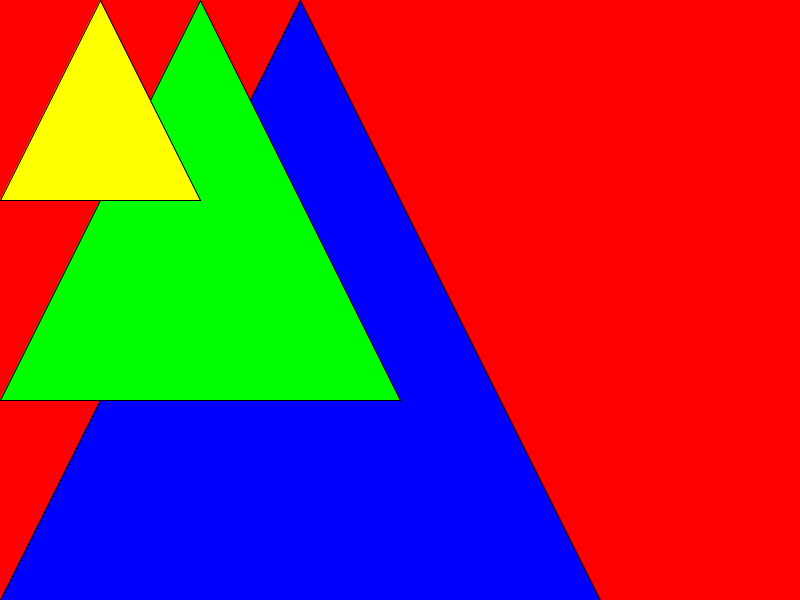
Frame 1 (no input)
Frame 60 (the mouse pressed at the canvas centre just before this capture): identical to frame 1, image omitted
Frame 120 (the mouse held since frame 60 and released just before this capture): identical to frame 1, image omitted

The Processing sketch that drew this single still picture (run headless with seeded random() and noise(); from frame 60 on, the mouse is pressed at the canvas centre):

// Processing sketch: Areas
// ── Areas.pde
Triangulo triangulo1;
Triangulo triangulo2;
Triangulo triangulo3;

void setup(){
  size(800, 600);
  
  triangulo1 = new Triangulo(color(0,0,255), color(255, 255, 0), 600);
  triangulo2 = new Triangulo(color(0,255,0), color(255, 0, 255), 400);
  triangulo3 = new Triangulo(color(255,255,0), color(0, 0, 255), 200);
}

void draw(){
  background(255, 0, 0);
  triangulo1.draw();
  triangulo2.draw();
  triangulo3.draw();
}

void mouseMoved(){
  triangulo1.mouseMoved();
  triangulo2.mouseMoved();
  triangulo3.mouseMoved();
}

// ── Triangulo.pde
public class Triangulo{
  color colorBase;
  color colorMouse;
  float size;
  
  color auxColor;
  
  public Triangulo(color color1, color color2, float size){
    this.colorBase = color1;
    this.colorMouse = color2;
    this.size = size;
    this.auxColor = color1;
  }
  
  public void draw(){
    fill(auxColor);
    triangle(size/2, 0, size, size, 0, size);
  }
  
  public void mouseMoved(){
    if(mouseX >= 0 && mouseX <= size/2){
      if(mouseY >= -2*mouseX+size && mouseY <= size){
        auxColor = colorMouse;
      }else{
        auxColor = colorBase;
      }
    }else if(mouseX >= size/2 && mouseX <= size){
     if(mouseY >= 2*mouseX-size && mouseY <= size){
        auxColor = colorMouse;
      }else{
        auxColor = colorBase;
      }
    }else{
      auxColor = colorBase;
    }
  }
}
